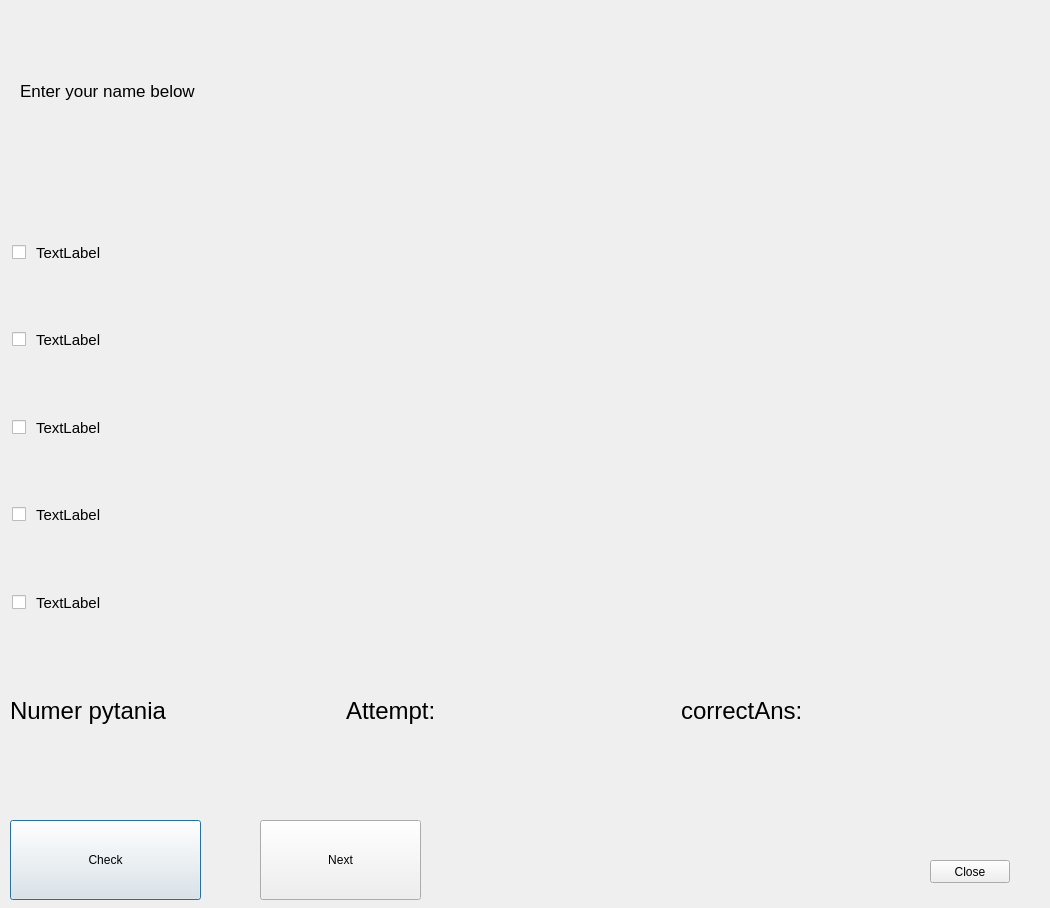
<?xml version="1.0" encoding="UTF-8"?>
<ui version="4.0">
 <class>HelloForm</class>
 <widget class="QDialog" name="HelloForm">
  <property name="geometry">
   <rect>
    <x>0</x>
    <y>0</y>
    <width>1050</width>
    <height>908</height>
   </rect>
  </property>
  <property name="sizePolicy">
   <sizepolicy hsizetype="Preferred" vsizetype="Preferred">
    <horstretch>16</horstretch>
    <verstretch>9</verstretch>
   </sizepolicy>
  </property>
  <property name="windowTitle">
   <string>Hello Qt World</string>
  </property>
  <widget class="QPushButton" name="check">
   <property name="geometry">
    <rect>
     <x>10</x>
     <y>820</y>
     <width>191</width>
     <height>80</height>
    </rect>
   </property>
   <property name="sizePolicy">
    <sizepolicy hsizetype="Minimum" vsizetype="Fixed">
     <horstretch>0</horstretch>
     <verstretch>0</verstretch>
    </sizepolicy>
   </property>
   <property name="minimumSize">
    <size>
     <width>100</width>
     <height>80</height>
    </size>
   </property>
   <property name="maximumSize">
    <size>
     <width>16777215</width>
     <height>80</height>
    </size>
   </property>
   <property name="sizeIncrement">
    <size>
     <width>24</width>
     <height>17</height>
    </size>
   </property>
   <property name="text">
    <string>Check</string>
   </property>
  </widget>
  <widget class="QPushButton" name="next">
   <property name="geometry">
    <rect>
     <x>260</x>
     <y>820</y>
     <width>161</width>
     <height>80</height>
    </rect>
   </property>
   <property name="minimumSize">
    <size>
     <width>0</width>
     <height>80</height>
    </size>
   </property>
   <property name="maximumSize">
    <size>
     <width>16777215</width>
     <height>80</height>
    </size>
   </property>
   <property name="text">
    <string>Next</string>
   </property>
  </widget>
  <widget class="QPushButton" name="closeButton">
   <property name="geometry">
    <rect>
     <x>930</x>
     <y>860</y>
     <width>80</width>
     <height>23</height>
    </rect>
   </property>
   <property name="text">
    <string>Close</string>
   </property>
  </widget>
  <widget class="QLabel" name="question">
   <property name="geometry">
    <rect>
     <x>20</x>
     <y>10</y>
     <width>1001</width>
     <height>161</height>
    </rect>
   </property>
   <property name="font">
    <font>
     <pointsize>13</pointsize>
    </font>
   </property>
   <property name="text">
    <string>Enter your name below</string>
   </property>
  </widget>
  <widget class="QWidget" name="layoutWidget">
   <property name="geometry">
    <rect>
     <x>12</x>
     <y>212</y>
     <width>1024</width>
     <height>431</height>
    </rect>
   </property>
   <layout class="QVBoxLayout" name="verticalLayoutAnsRadio">
    <item>
     <layout class="QHBoxLayout" name="horizontalLayout">
      <item>
       <widget class="QCheckBox" name="checkBox_1">
        <property name="text">
         <string/>
        </property>
       </widget>
      </item>
      <item>
       <widget class="QLabel" name="answer_1">
        <property name="minimumSize">
         <size>
          <width>1000</width>
          <height>0</height>
         </size>
        </property>
        <property name="font">
         <font>
          <pointsize>11</pointsize>
         </font>
        </property>
        <property name="text">
         <string>TextLabel</string>
        </property>
       </widget>
      </item>
     </layout>
    </item>
    <item>
     <layout class="QHBoxLayout" name="horizontalLayout_2">
      <item>
       <widget class="QCheckBox" name="checkBox_2">
        <property name="palette">
         <palette>
          <active>
           <colorrole role="WindowText">
            <brush brushstyle="SolidPattern">
             <color alpha="255">
              <red>0</red>
              <green>255</green>
              <blue>0</blue>
             </color>
            </brush>
           </colorrole>
          </active>
          <inactive>
           <colorrole role="WindowText">
            <brush brushstyle="SolidPattern">
             <color alpha="255">
              <red>0</red>
              <green>255</green>
              <blue>0</blue>
             </color>
            </brush>
           </colorrole>
          </inactive>
          <disabled>
           <colorrole role="WindowText">
            <brush brushstyle="SolidPattern">
             <color alpha="255">
              <red>190</red>
              <green>190</green>
              <blue>190</blue>
             </color>
            </brush>
           </colorrole>
          </disabled>
         </palette>
        </property>
        <property name="font">
         <font>
          <pointsize>15</pointsize>
         </font>
        </property>
        <property name="text">
         <string/>
        </property>
       </widget>
      </item>
      <item>
       <widget class="QLabel" name="answer_2">
        <property name="minimumSize">
         <size>
          <width>1000</width>
          <height>0</height>
         </size>
        </property>
        <property name="font">
         <font>
          <pointsize>11</pointsize>
         </font>
        </property>
        <property name="text">
         <string>TextLabel</string>
        </property>
       </widget>
      </item>
     </layout>
    </item>
    <item>
     <layout class="QHBoxLayout" name="horizontalLayout_3">
      <item>
       <widget class="QCheckBox" name="checkBox_3">
        <property name="text">
         <string/>
        </property>
       </widget>
      </item>
      <item>
       <widget class="QLabel" name="answer_3">
        <property name="minimumSize">
         <size>
          <width>1000</width>
          <height>0</height>
         </size>
        </property>
        <property name="font">
         <font>
          <pointsize>11</pointsize>
         </font>
        </property>
        <property name="text">
         <string>TextLabel</string>
        </property>
       </widget>
      </item>
     </layout>
    </item>
    <item>
     <layout class="QHBoxLayout" name="horizontalLayout_4">
      <item>
       <widget class="QCheckBox" name="checkBox_4">
        <property name="text">
         <string/>
        </property>
       </widget>
      </item>
      <item>
       <widget class="QLabel" name="answer_4">
        <property name="minimumSize">
         <size>
          <width>1000</width>
          <height>0</height>
         </size>
        </property>
        <property name="font">
         <font>
          <pointsize>11</pointsize>
         </font>
        </property>
        <property name="text">
         <string>TextLabel</string>
        </property>
       </widget>
      </item>
     </layout>
    </item>
    <item>
     <layout class="QHBoxLayout" name="horizontalLayout_10">
      <item>
       <widget class="QCheckBox" name="checkBox_5">
        <property name="text">
         <string/>
        </property>
       </widget>
      </item>
      <item>
       <widget class="QLabel" name="answer_5">
        <property name="minimumSize">
         <size>
          <width>1000</width>
          <height>0</height>
         </size>
        </property>
        <property name="font">
         <font>
          <pointsize>11</pointsize>
         </font>
        </property>
        <property name="text">
         <string>TextLabel</string>
        </property>
       </widget>
      </item>
     </layout>
    </item>
   </layout>
  </widget>
  <widget class="QWidget" name="layoutWidget">
   <property name="geometry">
    <rect>
     <x>10</x>
     <y>670</y>
     <width>1001</width>
     <height>81</height>
    </rect>
   </property>
   <layout class="QHBoxLayout" name="horizontalLayout_5">
    <item>
     <widget class="QLabel" name="numerPyt">
      <property name="font">
       <font>
        <pointsize>18</pointsize>
       </font>
      </property>
      <property name="text">
       <string>Numer pytania</string>
      </property>
     </widget>
    </item>
    <item>
     <widget class="QLabel" name="attemptLabel">
      <property name="font">
       <font>
        <pointsize>18</pointsize>
       </font>
      </property>
      <property name="text">
       <string>Attempt:</string>
      </property>
     </widget>
    </item>
    <item>
     <widget class="QLabel" name="correctAns">
      <property name="font">
       <font>
        <pointsize>18</pointsize>
       </font>
      </property>
      <property name="text">
       <string>correctAns:</string>
      </property>
     </widget>
    </item>
   </layout>
  </widget>
  <widget class="QLabel" name="labelCorrect">
   <property name="geometry">
    <rect>
     <x>20</x>
     <y>760</y>
     <width>351</width>
     <height>41</height>
    </rect>
   </property>
   <property name="font">
    <font>
     <pointsize>13</pointsize>
    </font>
   </property>
   <property name="text">
    <string/>
   </property>
  </widget>
 </widget>
 <resources/>
 <connections/>
</ui>
